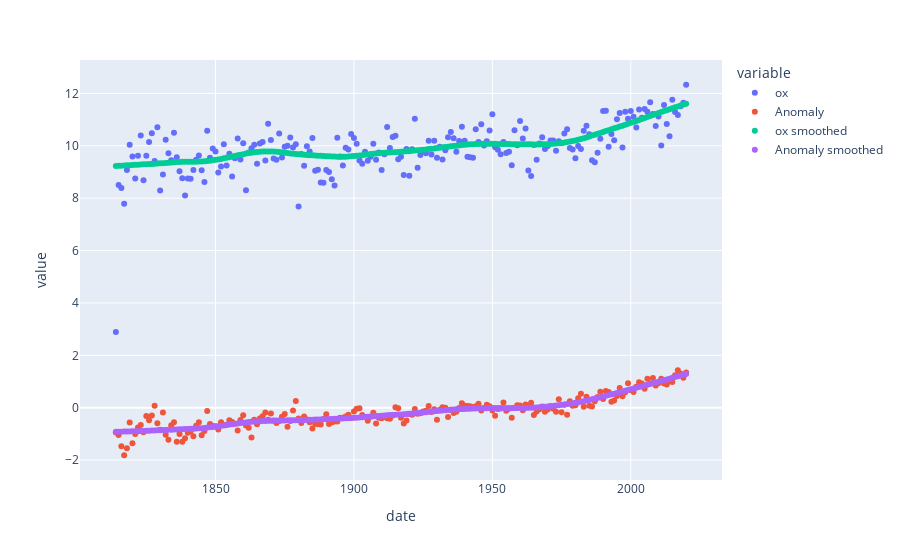

The notebook cell this image was saved under:
### Code cell
# s: 1.19k, n=0.1k, snr=11.3
# # s: 1.73k, n=0.54k, snr=3.2
 
# visualize data, not fitting
# one raw irish, smoothed irish, global raw, smoothed global

px.scatter(
        #x=ox_lowess[:, 0], 
        #x=ox_stack_global_1Y.index,
        #y=[ox_lowess[:, 1], ox_stack_global_1Y['ox']],
        #y=[ox_stack_global_1Y['ox'],  ox_stack_global_1Y['Anomaly'] ]
        #trendline='ols'

        ox_stack_global_1Y,
        y=['ox', 'Anomaly', 'ox smoothed', 'Anomaly smoothed']
    )

### Figure 1 — Plotly figure (JSON) as saved in the notebook; plotly's stock layout.template omitted (floating-point values rounded to 4 significant figures; data arrays with more than 128 entries replaced by an {"elided": "..."} marker saying what was removed)
{"data": [{"hovertemplate": "variable=ox<br>date=%{x}<br>value=%{y}<extra></extra>", "legendgroup": "ox", "marker": {"color": "#636efa", "symbol": "circle"}, "mode": "markers", "name": "ox", "orientation": "v", "showlegend": true, "type": "scatter", "x": {"elided": "207 str values"}, "xaxis": "x", "y": {"elided": "207 float values"}, "yaxis": "y"}, {"hovertemplate": "variable=Anomaly<br>date=%{x}<br>value=%{y}<extra></extra>", "legendgroup": "Anomaly", "marker": {"color": "#EF553B", "symbol": "circle"}, "mode": "markers", "name": "Anomaly", "orientation": "v", "showlegend": true, "type": "scatter", "x": {"elided": "207 str values"}, "xaxis": "x", "y": {"elided": "207 float values"}, "yaxis": "y"}, {"hovertemplate": "variable=ox smoothed<br>date=%{x}<br>value=%{y}<extra></extra>", "legendgroup": "ox smoothed", "marker": {"color": "#00cc96", "symbol": "circle"}, "mode": "markers", "name": "ox smoothed", "orientation": "v", "showlegend": true, "type": "scatter", "x": {"elided": "207 str values"}, "xaxis": "x", "y": {"elided": "207 float values"}, "yaxis": "y"}, {"hovertemplate": "variable=Anomaly smoothed<br>date=%{x}<br>value=%{y}<extra></extra>", "legendgroup": "Anomaly smoothed", "marker": {"color": "#ab63fa", "symbol": "circle"}, "mode": "markers", "name": "Anomaly smoothed", "orientation": "v", "showlegend": true, "type": "scatter", "x": {"elided": "207 str values"}, "xaxis": "x", "y": {"elided": "207 float values"}, "yaxis": "y"}], "layout": {"legend": {"title": {"text": "variable"}, "tracegroupgap": 0}, "margin": {"t": 60}, "xaxis": {"anchor": "y", "domain": [0, 1], "title": {"text": "date"}}, "yaxis": {"anchor": "x", "domain": [0, 1], "title": {"text": "value"}}}}
